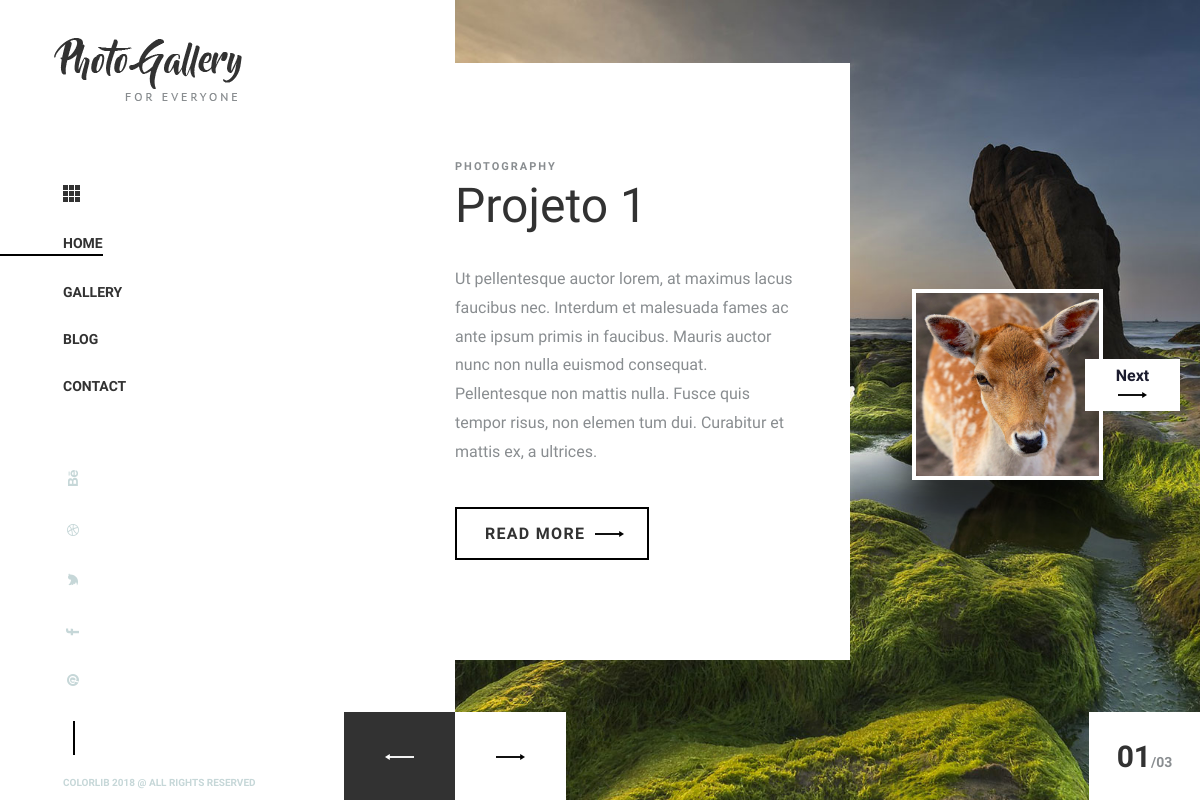
The page / on the database its author committed.
### tables this page shows
CREATE TABLE tb_configs (
	id int NOT NULL AUTO_INCREMENT,
	logo varchar(255) NOT NULL,
    phone varchar(11) NOT NULL,
    street varchar(100) NOT NULL,
    district varchar(100) NOT NULL,
    number int NOT NULL,
    city varchar(30) NOT NULL,
    state varchar(30) NOT NULL,
    zipcode varchar(8) NOT NULL,
    email varchar(255) NOT NULL,
    PRIMARY KEY(id)
);

CREATE TABLE tb_projects (
	id int NOT NULL AUTO_INCREMENT,
    title varchar(30) NOT NULL,
    description text NOT NULL,
    image varchar(255) NOT NULL,
    PRIMARY KEY(id)
);

### application/controllers/Pages.php (called while the page is built, shortened)
<?php
class Pages extends CI_Controller
{
        function __construct()
        {
                $this->load->model("projects_model");
                $this->load->model("photos_model");
                $this->load->model("configs_model");
        }
	public function view($page = "home")
	{
                $data["projects"] = $this->projects_model->get_projects();
                $data["quantity_projects"] = $this->projects_model->count_projects();
                $configs = $this->configs_model->get_configs();
                $configs[0]["phone"] = $this->mask_phone($configs[0]["phone"]);
                $data["configs"] = $configs[0];
                $data["page_active"] = $page;
                $this->load->view("header", $data);
                $this->load->view($page, $data);
                $this->load->view("footer", $data);
        }
        public function mask_phone($phone)
        {
                $phone_with_mask = "(".$phone[0].$phone[1].") ";
                $phone_with_mask = $phone_with_mask.$phone[2].$phone[3].$phone[4].$phone[5].$phone[6];
                $phone_with_mask = $phone_with_mask."-";
                $phone_with_mask = $phone_with_mask.$phone[7].$phone[8].$phone[9].$phone[10];
                return $phone_with_mask;
        }
}
?>

### index.php (called while the page is built, shortened)
<?php
require_once BASEPATH.'core/CodeIgniter.php';

### application/models/Configs_model.php (called while the page is built, shortened)
<?php
class Configs_model extends CI_Model
{
	public function get_configs($data = array())
	{
		if(empty($data))
		{
			$query = $this->db->get("tb_configs");
			return $query->result_array();
		}
		$query = $this->db->get_where("tb_configs", $data);
		return $query->row_array();
	}
}
?>

### application/models/Projects_model.php (called while the page is built, shortened)
<?php
class Projects_model extends CI_Model
{
	public function get_projects($data = array())
	{
		if(empty($data))
		{
			$query = $this->db->get("tb_projects");
			return $query->result_array();
		}
		$query = $this->db->get_where("tb_projects", $data);
		return $query->row_array();
	}
}
?>

### application/views/home.php (the view)
<div class="page-section home-page">
	<div class="hero-slider owl-carousel">
		<?php
		$i = 0;
		foreach($projects as $projects_item){
		?>
		<div class="slider-item d-flex align-items-center set-bg" data-setbg="<?php echo $projects_item['image']; ?>" data-hash="project<?php echo $i; ?>">
			<div class="si-text-box">
				<span>Photography</span>
				<h2><?php echo $projects_item["title"]; ?></h2>
				<p><?php echo $projects_item["description"]; ?></p>
				<a href="" class="site-btn">Read More</a>
			</div>
			<?php if($i == $quantity_projects-1){ ?>
			<div class="next-slide-show set-bg" data-setbg="<?php echo $projects[0]['image']; ?>">
				<a href="#project0" class="ns-btn">Next</a>
			</div>
			<?php } else { ?>
			<div class="next-slide-show set-bg" data-setbg="<?php echo $projects[$i+1]['image']; ?>">
				<a href="#project<?php echo $i+1; ?>" class="ns-btn">Next</a>
			</div>
			<?php } ?>
		</div>
		<?php $i++;}?>
	</div>
	<div id="snh-1"></div>
</div>

### application/views/header.php (shortened to what this page needs)
<!DOCTYPE html>
<html lang="zxx">
<head>
	<link rel="stylesheet" href="application/views/res/site/css/bootstrap.min.css"/>
	<link rel="stylesheet" href="application/views/res/site/css/font-awesome.min.css"/>
	<link rel="stylesheet" href="application/views/res/site/css/owl.carousel.min.css"/>
	<link rel="stylesheet" href="application/views/res/site/css/animate.css"/>
	<link rel="stylesheet" href="application/views/res/site/css/style.css"/>
</head>
<body>
	<div class="spacial-controls">
		<div class="search-switch"><img src="application/views/res/site/img/search-icon.png" alt=""></div>
	</div>
	<div class="main-warp">
		<header class="header-section">
			<div class="header-warp">
				<a href="" class="site-logo">
					<img src="<?php echo $configs['logo']; ?>" alt="">
				</a>
				<img src="application/views/res/site/img/menu-icon.png" alt="" class="menu-icon">
				<ul class="main-menu">
					<?php if(isset($page_active) && $page_active === "home"){?>
					<li class="active"><a href="/">Home</a></li>
					<?php } else { ?>
					<li class=""><a href="/">Home</a></li>
					<?php }?>
					<?php if(isset($page_active) && $page_active === "gallery"){?>
					<li class="active"><a href="/gallery">Gallery</a></li>
					<?php } else {?>
					<li class=""><a href="/gallery">Gallery</a></li>
					<?php }?>
					<?php if(isset($page_active) && $page_active === "blog"){?>
					<li class="active"><a href="/blog">Blog</a></li>
					<?php } else {?>
					<li class=""><a href="/blog">Blog</a></li>
					<?php }?>
					<?php if(isset($page_active) && $page_active === "contact"){?>
					<li class="active"><a href="/contact">Contact</a></li>
					<?php } else {?>
					<li class=""><a href="/contact">Contact</a></li>
					<?php }?>
				</ul>
				<div class="social-links-warp">
					<div class="social-links">
						<a href=""><i class="fa fa-behance"></i></a>
						<a href=""><i class="fa fa-dribbble"></i></a>
						<a href=""><i class="fa fa-twitter"></i></a>
						<a href=""><i class="fa fa-facebook"></i></a>
						<a href=""><i class="fa fa-pinterest"></i></a>
					</div>
					<div class="social-text">Find us on</div>
				</div>
			</div>
			<div class="copyright">Colorlib 2018  @ All rights reserved</div>
		</header>

### application/views/res/site/css/style.css (style rules this page uses)
html, body { height: 100%; font-family: 'PT Sans', sans-serif; -webkit-font-smoothing: antialiased; font-smoothing: antialiased; }
h1, h2, h3, h4, h5, h6 { margin: 0; color: #323232; font-weight: 400; }
h2 { font-size: 36px; }
p { font-size: 16; color: #898d90; line-height: 1.8; }
img { max-width: 100%; }
ul, ol { padding: 0; margin: 0; }
.set-bg { background-repeat: no-repeat; background-size: cover; background-position: top center; }
.site-btn { display: inline-block; border: 2px solid #000000; font-size: 16px; font-weight: 700; min-width: 189px; padding: 15px 28px; padding-right: 62px; letter-spacing: 0.08em; border-radius: 0; text-align: center; text-transform: uppercase; color: #323232; line-height: normal; cursor: pointer; background-color: transparent; background-image: url("../img/angle-rignt.png"); background-repeat: no-repeat; background-position: right 23px top 22px; }
.main-warp { height: 100%; padding-left: 455px; }
.spacial-controls { position: fixed; width: 111px; height: 91px; top: 0; right: 0; z-index: 999; }
.spacial-controls .search-switch { display: block; height: 100%; padding-top: 30px; background: #323232; text-align: center; cursor: pointer; }
.header-section { position: fixed; width: 455px; height: 100%; left: 0; top: 0; background: #fff; z-index: 9999; -webkit-transition: all 0.4s; -o-transition: all 0.4s; transition: all 0.4s; }
.header-warp { margin-bottom: 250px; }
.site-logo { display: block; padding-left: 54px; padding-top: 38px; margin-bottom: 84px; }
.menu-icon { padding-left: 63px; margin-bottom: 29px; }
.main-menu { list-style: none; margin-bottom: 65px; }
.main-menu li a { display: inline-block; font-size: 14px; text-transform: uppercase; font-weight: 700; color: #323232; padding-left: 63px; margin-bottom: 24px; position: relative; }
.main-menu li.active a { border-bottom: 2px solid #000000; }
.social-links-warp { padding-left: 63px; }
.social-links { width: 40px; }
.social-links a { font-size: 14px; display: block; color: #c6d7d8; margin-bottom: 29px; -webkit-transform: rotate(-90deg); -ms-transform: rotate(-90deg); transform: rotate(-90deg); -webkit-transform-origin: top left; -ms-transform-origin: top left; transform-origin: top left; }
.social-text { font-size: 14px; font-weight: 700; color: #323232; text-transform: uppercase; width: 215px; position: relative; -webkit-transform: rotate(-90deg) translateX(-200px); -ms-transform: rotate(-90deg) translateX(-200px); transform: rotate(-90deg) translateX(-200px); -webkit-transform-origin: top left; -ms-transform-origin: top left; transform-origin: top left; }
.social-text:after { position: absolute; content: ""; width: 101px; height: 2px; right: 0; top: calc(50% - 1px); background: #000; }
.copyright { position: fixed; height: 45px; width: 455px; left: 0; bottom: 0; background: #fff; padding-left: 63px; padding-top: 20px; font-size: 10px; font-weight: 700; color: #c6d7d8; text-transform: uppercase; }
.page-section { min-height: 100%; }
.home-page { height: 100%; position: relative; z-index: 10000; }
.hero-slider, .hero-slider .owl-stage-outer, .hero-slider .owl-stage, .hero-slider .owl-item { height: 100%; }
#snh-1 { font-size: 14px; font-weight: 700; color: #898d90; position: absolute; width: 111px; height: 88px; right: 0; bottom: 0; text-align: center; background: #fff; padding-top: 22px; z-index: 999; }
.slider-item { height: 100%; padding-bottom: 77px; }
.slider-item .si-text-box { width: 395px; padding: 90px 50px 100px 0; background: #fff; }
.slider-item .si-text-box span { font-size: 11px; font-weight: 700; text-transform: uppercase; color: #898d90; letter-spacing: 2px; }
.slider-item .si-text-box h2 { margin-bottom: 30px; font-size: 48px; }
.slider-item .si-text-box p { margin-bottom: 40px; }
.next-slide-show { position: absolute; width: 191px; height: 191px; right: 97px; top: calc(50% - 111px); background-color: #fff; z-index: 111; border: 4px solid #fff; -webkit-box-shadow: 0 35px 35px rgba(0, 0, 0, 0.64); box-shadow: 0 35px 35px rgba(0, 0, 0, 0.64); }
.next-slide-show .ns-btn { position: absolute; display: block; text-align: center; width: 95px; height: 52px; left: calc(100% - 14px); top: calc(50% - 26px); font-size: 16px; font-weight: 700; color: #1b1c2e; padding-top: 5px; background-color: #fff; background-image: url("../img/angle-rignt.png"); background-repeat: no-repeat; background-position: center bottom 13px; }

### rows shown on the page
tb_configs: logo (picture)
tb_projects: title "Projeto 1", description "Ut pellentesque auctor lorem, at maximus lacus faucibus nec. Interdum et malesuada fames ac ante ipsum primis in faucibus. Mauris auctor nunc non nulla euismod consequat. Pellentesque non mattis nulla. Fusce quis tempor risus, non elemen tum dui. Curabitur et mattis ex, a ultrices."
